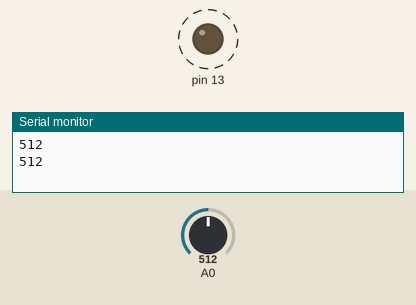
Simulated run of this sketch. Board: Arduino Uno, built with avr-gcc and run on an emulated ATmega328P. On the bench: output pins drawn as LEDs (lit = HIGH), the last lines printed to the serial monitor. Dashed ring = blinking. The inputs (shaded band) are chosen by the test bench; at power-on: A0 = 512.

Above: at 1.8 s.
1.9 s: A0 set to 306
At 2.2 s:
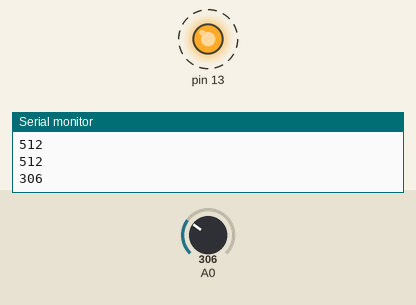
5.4 s: A0 set to 122
At 5.56 s:
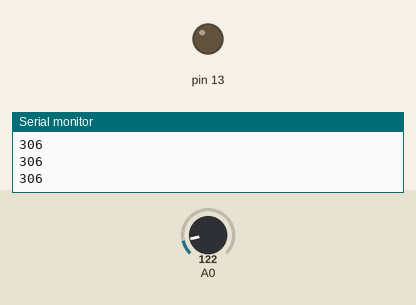
Timing chart, 0 to 14.9 s (numbered marks = the images above; inputs shaded):
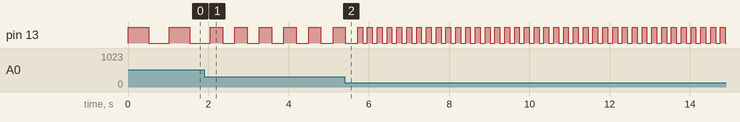

The sketch:

BT5.ino
```cpp
void setup() {

    pinMode(A0,INPUT);
    pinMode(13, OUTPUT);
    Serial.begin(9600);
}
int readA0 = 0;
void loop() {

    readA0 = analogRead(A0);
    Serial.println(readA0);

    digitalWrite(13,HIGH);
    delay(readA0);
    digitalWrite(13,LOW);
    delay(readA0);
}
```

Measured:
- after the input at 1.9 s, pin 13: alternates HIGH for 0.31 s and LOW for 0.31 s, starting after 0.46 s
- by itself, pin 13: alternates HIGH for 0.51 s and LOW for 0.51 s
